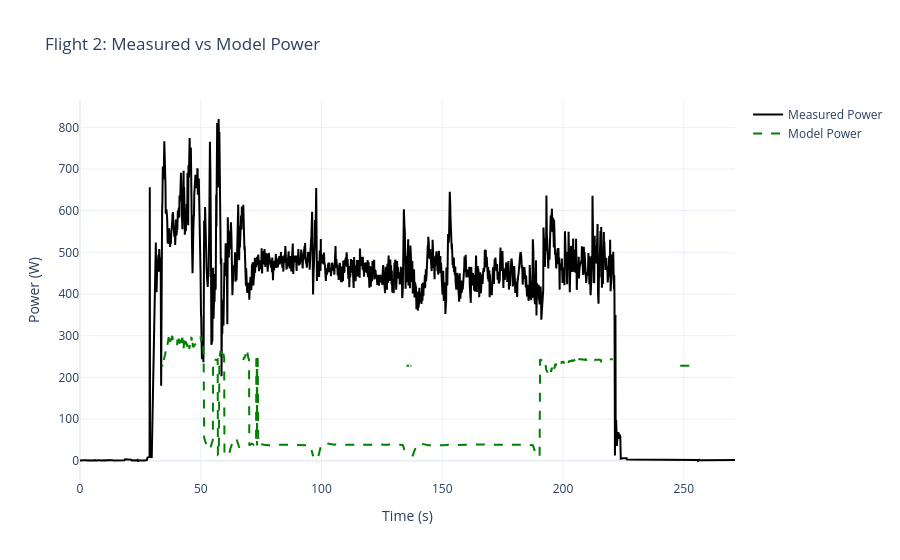

Write notebook code for a chart like this one.
### Code cell
fig = go.Figure()

fig.add_trace(go.Scatter(
    x=d["time"], y=d["power_W"],
    mode="lines", name="Measured Power", line=dict(color="black")
))

fig.add_trace(go.Scatter(
    x=d["time"], y=d["P_model_W"],
    mode="lines", name="Model Power", line=dict(color="green", dash="dash")
))

fig.update_layout(
    title=f"Flight {flight_id}: Measured vs Model Power",
    template="plotly_white",
    xaxis_title="Time (s)",
    yaxis_title="Power (W)"
)

fig.show()

### Figure 1 — Plotly figure (JSON) as saved in the notebook; plotly's stock layout.template omitted (floating-point values rounded to 4 significant figures; data arrays with more than 128 entries replaced by an {"elided": "..."} marker saying what was removed)
{"data": [{"line": {"color": "black"}, "mode": "lines", "name": "Measured Power", "type": "scatter", "x": {"elided": "1809 float values"}, "y": {"elided": "1809 float values"}}, {"line": {"color": "green", "dash": "dash"}, "mode": "lines", "name": "Model Power", "type": "scatter", "x": {"elided": "1809 float values"}, "y": {"elided": "1809 float values"}}], "layout": {"title": {"text": "Flight 2: Measured vs Model Power"}, "xaxis": {"title": {"text": "Time (s)"}}, "yaxis": {"title": {"text": "Power (W)"}}}}
